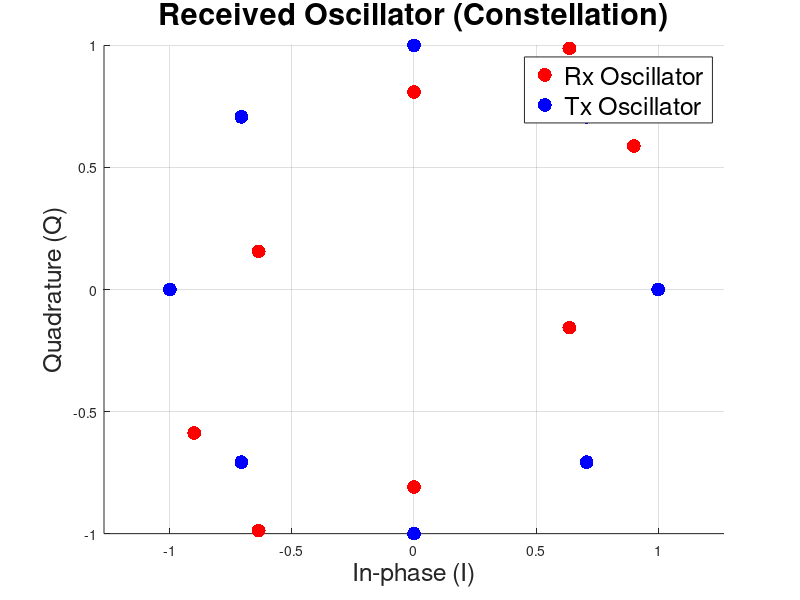

Write MATLAB code to recreate this figure.
% Editted By Ali Behfarnia
% Editted 10/2024
% Goal: I/Q Imbalance Representation

clc; clear all; close all;

% Sampling parameters for Wi-Fi-like system
f_c = 2.4e9; 
fs = 8 * f_c;                                                                               % Sampling frequency, e.g., 10 GHz
ts = 1/fs;                                                                                   % Sampling time
t = 0:ts:2e-9-ts;                                                                         % Time vector, simulate 2 nanoseconds


% ==================
% Step 1: Perfect  Transmit Oscillator
% ==================

% Transmit oscillator (perfect Tx oscillator without I/Q mismatch)
cos_tx = cos(2*pi*f_c*t);                                                          % In-phase (I) component
sin_tx = sin(2*pi*f_c*t);                                                            % Quadrature (Q) component

% Plotting the Lissajous figure for the Tx oscillator (constellation)
% figure;
% scatter(cos_tx, sin_tx, 'b', 'filled');                                            % Tx oscillator (circle)
% title('Transmit Oscillator (Constellation)');
% xlabel('In-phase (I)');
% ylabel('Quadrature (Q)');
% grid on;
% axis equal;                                                                     

% ==================
% Step 2: Received Signal with IQ Imbalance
% ==================

% Parameters for IQ imbalance
psi = pi/5;                                                                             % Phase offset (radians) for Q
alpha = 0.9;                                                                         % Amplitude imbalance factor for I 

% Define the received carrier oscillator model
cos_rx = alpha * cos(2 * pi * f_c * t);                                    % Scaled I component
sin_rx = sin(2 * pi * f_c * t + psi);                                         % Q component with phase offset


% Plotting the Lissajous figure for the Rx oscillator (constellation)
markerSize = 100;
figure;
scatter(cos_rx, sin_rx, markerSize, 'r', 'filled');                                            % Rx oscillator (ellipsoid)
title('Received Oscillator (Constellation)',  'FontSize', 22);
xlabel('In-phase (I)', 'FontSize', 18);
ylabel('Quadrature (Q)', 'FontSize', 18);
grid on;
axis equal;                                                                               % Ensure equal scaling on both axes
hold on;
scatter(cos_tx, sin_tx, markerSize, 'b', 'filled'); % Overlay the Tx constellation
legend('Rx Oscillator', 'Tx Oscillator', 'FontSize', 18);
hold off;